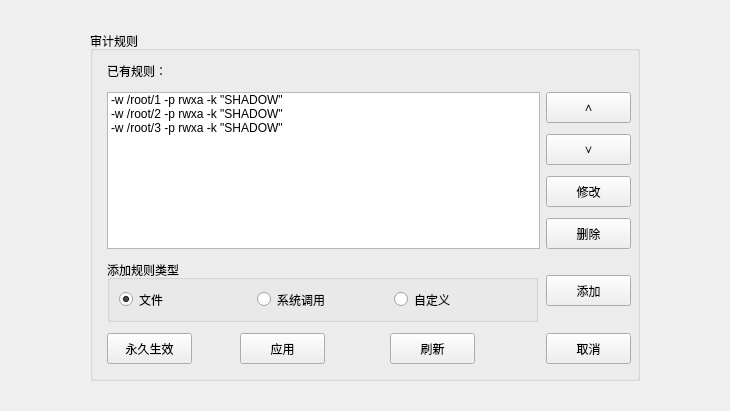
<?xml version="1.0" encoding="UTF-8"?>
<ui version="4.0">
 <class>AudRulePage</class>
 <widget class="QWidget" name="AudRulePage">
  <property name="geometry">
   <rect>
    <x>0</x>
    <y>0</y>
    <width>730</width>
    <height>411</height>
   </rect>
  </property>
  <property name="windowTitle">
   <string>Form</string>
  </property>
  <layout class="QGridLayout" name="gridLayout_2">
   <item row="0" column="1">
    <spacer name="verticalSpacer">
     <property name="orientation">
      <enum>Qt::Vertical</enum>
     </property>
     <property name="sizeHint" stdset="0">
      <size>
       <width>20</width>
       <height>12</height>
      </size>
     </property>
    </spacer>
   </item>
   <item row="1" column="0">
    <spacer name="horizontalSpacer">
     <property name="orientation">
      <enum>Qt::Horizontal</enum>
     </property>
     <property name="sizeHint" stdset="0">
      <size>
       <width>72</width>
       <height>20</height>
      </size>
     </property>
    </spacer>
   </item>
   <item row="1" column="1" rowspan="2">
    <widget class="QGroupBox" name="groupBox">
     <property name="minimumSize">
      <size>
       <width>550</width>
       <height>350</height>
      </size>
     </property>
     <property name="title">
      <string>审计规则</string>
     </property>
     <widget class="QLabel" name="label">
      <property name="geometry">
       <rect>
        <x>17</x>
        <y>30</y>
        <width>260</width>
        <height>20</height>
       </rect>
      </property>
      <property name="maximumSize">
       <size>
        <width>16777215</width>
        <height>20</height>
       </size>
      </property>
      <property name="text">
       <string>已有规则：</string>
      </property>
     </widget>
     <widget class="QListWidget" name="ruleListWidget">
      <property name="geometry">
       <rect>
        <x>17</x>
        <y>61</y>
        <width>433</width>
        <height>157</height>
       </rect>
      </property>
      <property name="editTriggers">
       <set>QAbstractItemView::NoEditTriggers</set>
      </property>
      <item>
       <property name="text">
        <string>-w /root/1 -p rwxa -k &quot;SHADOW&quot;</string>
       </property>
      </item>
      <item>
       <property name="text">
        <string>-w /root/2 -p rwxa -k &quot;SHADOW&quot;</string>
       </property>
      </item>
      <item>
       <property name="text">
        <string>-w /root/3 -p rwxa -k &quot;SHADOW&quot;</string>
       </property>
      </item>
     </widget>
     <widget class="QPushButton" name="upButton">
      <property name="geometry">
       <rect>
        <x>456</x>
        <y>61</y>
        <width>85</width>
        <height>31</height>
       </rect>
      </property>
      <property name="text">
       <string>∧</string>
      </property>
     </widget>
     <widget class="QPushButton" name="downButton">
      <property name="geometry">
       <rect>
        <x>456</x>
        <y>103</y>
        <width>85</width>
        <height>31</height>
       </rect>
      </property>
      <property name="text">
       <string>∨</string>
      </property>
     </widget>
     <widget class="QPushButton" name="modButton">
      <property name="geometry">
       <rect>
        <x>456</x>
        <y>145</y>
        <width>85</width>
        <height>31</height>
       </rect>
      </property>
      <property name="text">
       <string>修改</string>
      </property>
     </widget>
     <widget class="QPushButton" name="delButton">
      <property name="geometry">
       <rect>
        <x>456</x>
        <y>187</y>
        <width>85</width>
        <height>31</height>
       </rect>
      </property>
      <property name="text">
       <string>删除</string>
      </property>
     </widget>
     <widget class="QPushButton" name="forEverButton">
      <property name="geometry">
       <rect>
        <x>17</x>
        <y>302</y>
        <width>85</width>
        <height>31</height>
       </rect>
      </property>
      <property name="text">
       <string>永久生效</string>
      </property>
     </widget>
     <widget class="QPushButton" name="nowButton">
      <property name="geometry">
       <rect>
        <x>150</x>
        <y>302</y>
        <width>85</width>
        <height>31</height>
       </rect>
      </property>
      <property name="text">
       <string>应用</string>
      </property>
     </widget>
     <widget class="QPushButton" name="cancelButton">
      <property name="geometry">
       <rect>
        <x>456</x>
        <y>302</y>
        <width>85</width>
        <height>31</height>
       </rect>
      </property>
      <property name="text">
       <string>取消</string>
      </property>
     </widget>
     <widget class="QPushButton" name="addButton">
      <property name="geometry">
       <rect>
        <x>456</x>
        <y>244</y>
        <width>85</width>
        <height>31</height>
       </rect>
      </property>
      <property name="text">
       <string>添加</string>
      </property>
     </widget>
     <widget class="QGroupBox" name="groupBox_2">
      <property name="geometry">
       <rect>
        <x>17</x>
        <y>229</y>
        <width>431</width>
        <height>62</height>
       </rect>
      </property>
      <property name="title">
       <string>添加规则类型</string>
      </property>
      <layout class="QHBoxLayout" name="horizontalLayout">
       <item>
        <widget class="QRadioButton" name="fileRadio">
         <property name="text">
          <string>文件</string>
         </property>
         <property name="checked">
          <bool>true</bool>
         </property>
        </widget>
       </item>
       <item>
        <widget class="QRadioButton" name="sysCallRadio">
         <property name="text">
          <string>系统调用</string>
         </property>
        </widget>
       </item>
       <item>
        <widget class="QRadioButton" name="customRadio">
         <property name="text">
          <string>自定义</string>
         </property>
        </widget>
       </item>
      </layout>
     </widget>
     <widget class="QPushButton" name="freshButton">
      <property name="geometry">
       <rect>
        <x>300</x>
        <y>302</y>
        <width>85</width>
        <height>31</height>
       </rect>
      </property>
      <property name="text">
       <string>刷新</string>
      </property>
     </widget>
    </widget>
   </item>
   <item row="2" column="2">
    <spacer name="horizontalSpacer_2">
     <property name="orientation">
      <enum>Qt::Horizontal</enum>
     </property>
     <property name="sizeHint" stdset="0">
      <size>
       <width>72</width>
       <height>20</height>
      </size>
     </property>
    </spacer>
   </item>
   <item row="3" column="1">
    <spacer name="verticalSpacer_2">
     <property name="orientation">
      <enum>Qt::Vertical</enum>
     </property>
     <property name="sizeHint" stdset="0">
      <size>
       <width>20</width>
       <height>13</height>
      </size>
     </property>
    </spacer>
   </item>
  </layout>
 </widget>
 <resources/>
 <connections/>
</ui>
